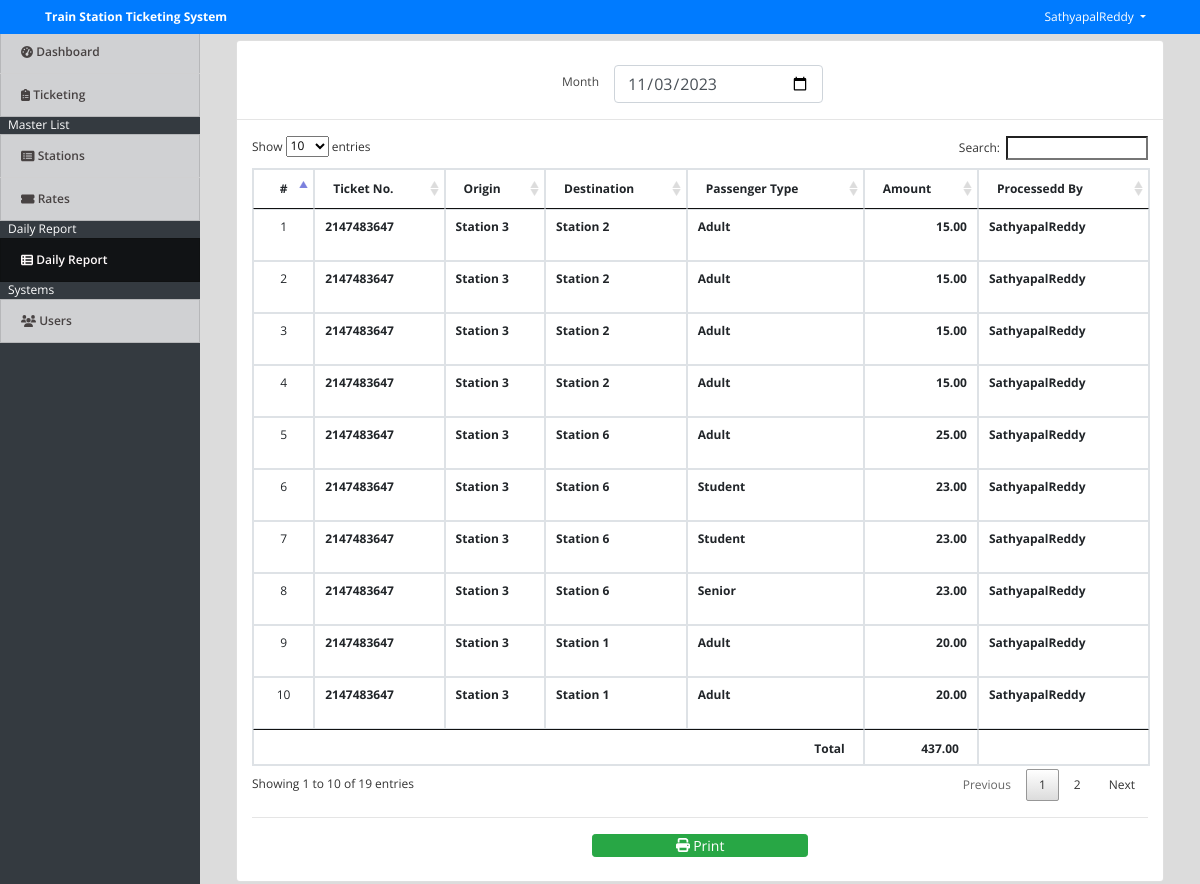
Screenshot of /index.php?page=daily_report (signed in) with the database file from the repository.
### tables this page shows
CREATE TABLE tickets (
  id int(30) NOT NULL,
  ticket_no int(30) NOT NULL,
  station_from int(30) NOT NULL,
  station_to int(30) NOT NULL,
  price float NOT NULL,
  passenger_type tinyint(1) NOT NULL DEFAULT 1 COMMENT '1= Adult,2=Student,3=Senior',
  processed_by int(30) NOT NULL,
  date_created datetime NOT NULL DEFAULT current_timestamp()
);

CREATE TABLE users (
  id int(30) NOT NULL,
  name text NOT NULL,
  username varchar(200) NOT NULL,
  password text NOT NULL,
  type tinyint(1) NOT NULL COMMENT '1=Admin,2=Staff',
  station_id int(30) NOT NULL COMMENT 'for staff only'
);

### daily_report.php (the view, shortened to what this page needs)
<?php
    include 'db_connect.php';
    $date = isset($_GET['date']) ? $_GET['date'] : date('Y-m-d');
?>
<div class="container-fluid">
    <div class="col-lg-12">
        <div class="card">
            <div class="card_body">
            <div class="row justify-content-center pt-4">
                <label for="" class="mt-2">Month</label>
                <div class="col-sm-3">
                    <input type="date" name="date" id="date" value="<?php echo $date ?>" class="form-control">
                </div>
            </div>
            <hr>
            <div class="col-md-12">
                <table class="table table-bordered" id='report-list'>
                    <thead>
                        <tr>
                            <th class="text-center">#</th>
                            <th class="">Ticket No.</th>
                            <th class="">Origin</th>
                            <th class="">Destination</th>
                            <th class="">Passenger Type</th>
                            <th class="">Amount</th>
                            <th class="">Processedd By</th>
                        </tr>
                    </thead>
                    <tbody>
			          <?php
                      $i = 1;
                      $total = 0;
                      $station = $conn->query("SELECT * FROM stations");
                        $sname_arr = array();
                        while($row = $station->fetch_array()){
                            $sname_arr[$row['id']] = ucwords($row['station']);
                        }
                        $ptype = array('','Adult','Student','Senior');
                      $tickets = $conn->query("SELECT t.*,u.name as uname FROM tickets t inner join users u on u.id = t.processed_by where date(t.date_created) = '$date' order by unix_timestamp(t.date_created) asc ");
                      if($tickets->num_rows > 0):
			          while($row = $tickets->fetch_array()):
                      $total += $row['price'];
			          ?>
			          <tr>
                        <td class="text-center"><?php echo $i++ ?></td>
                        <td>
                            <p> <b><?php echo $row['ticket_no'] ?></b></p>
                        </td>
                        <td>
                            <p> <b><?php echo $sname_arr[$row['station_from']] ?></b></p>
                        </td>
                        <td>
                            <p> <b><?php echo $sname_arr[$row['station_to']] ?></b></p>
                        </td>
                         <td>
                            <p> <b><?php echo $ptype[$row['passenger_type']] ?></b></p>
                        </td>
                        <td>
                            <p class="text-right"> <b><?php echo number_format($row['price'],2) ?></b></p>
                        </td>
                        <td>
                            <p> <b><?php echo ucwords($row['uname']) ?></b></p>
                        </td>
                    </tr>
                    <?php
                        endwhile;
                        else:
                    ?>
                    <?php
                        endif;
                    ?>
			        </tbody>
                    <tfoot>
                        <tr>
                            <th colspan="5" class="text-right">Total</th>
                            <th class="text-right"><?php echo number_format($total,2) ?></th>
                            <th></th>
                        </tr>
                    </tfoot>
                </table>
                <hr>
                <div class="col-md-12 mb-4">
                    <center>
                        <button class="btn btn-success btn-sm col-sm-3" type="button" id="print"><i class="fa fa-print"></i> Print</button>
                    </center>
                </div>
            </div>
            </div>
        </div>
    </div>
</div>

### assets/css/style.css (style rules this page uses)
body { font-family: "Open Sans", sans-serif; color: #444444; width: 100%; height: calc(100%); font-size: 12px; }
.justify-content-center { justify-content: center !important; }
.btn-sm { padding: .0001rem .2rem; }

### index.php (style rules this page uses)
body { background: #80808045; }

### rows the page displays
tickets: ticket_no "2147483647", station_from "Station 3", station_to "Station 2", passenger_type "Adult", price "15.00", users.name "SathyapalReddy"
tickets: ticket_no "2147483647", station_from "Station 3", station_to "Station 2", passenger_type "Adult", price "15.00", users.name "SathyapalReddy"
tickets: ticket_no "2147483647", station_from "Station 3", station_to "Station 2", passenger_type "Adult", price "15.00", users.name "SathyapalReddy"
tickets: ticket_no "2147483647", station_from "Station 3", station_to "Station 2", passenger_type "Adult", price "15.00", users.name "SathyapalReddy"
tickets: ticket_no "2147483647", station_from "Station 3", station_to "Station 6", passenger_type "Adult", price "25.00", users.name "SathyapalReddy"
tickets: ticket_no "2147483647", station_from "Station 3", station_to "Station 6", passenger_type "Student", price "23.00", users.name "SathyapalReddy"
tickets: ticket_no "2147483647", station_from "Station 3", station_to "Station 6", passenger_type "Student", price "23.00", users.name "SathyapalReddy"
tickets: ticket_no "2147483647", station_from "Station 3", station_to "Station 6", passenger_type "Senior", price "23.00", users.name "SathyapalReddy"
tickets: ticket_no "2147483647", station_from "Station 3", station_to "Station 1", passenger_type "Adult", price "20.00", users.name "SathyapalReddy"
tickets: ticket_no "2147483647", station_from "Station 3", station_to "Station 1", passenger_type "Adult", price "20.00", users.name "SathyapalReddy"

### other values shown
$_SESSION['system']['name'] "Train Station Ticketing System"
$_SESSION['login_name'] "SathyapalReddy"
$total "437.00"
